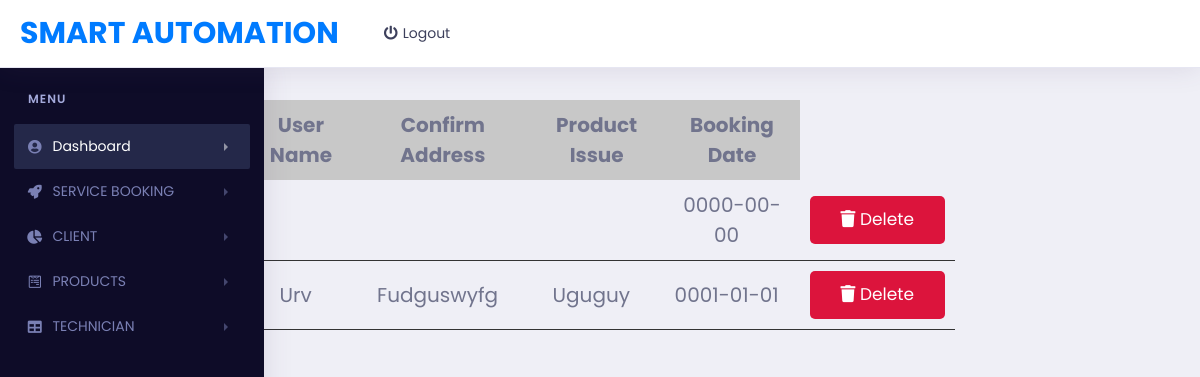
Page /servicebooka.php on the committed database.
### tables this page shows
CREATE TABLE IF NOT EXISTS `service_book` (
  `id` int NOT NULL AUTO_INCREMENT,
  `U_name` varchar(20) NOT NULL,
  `Confirm_Address` varchar(60) NOT NULL,
  `Issue_text` varchar(20) NOT NULL,
  `dt_book` date NOT NULL,
  PRIMARY KEY (`id`),
  UNIQUE KEY `U_name` (`U_name`)
);

### servicebooka.php (the view, shortened to what this page needs)
<?php
require("panel_new.php");
?>
<?php
$conn = mysqli_connect('localhost','root','','demo');
?>
<!DOCTYPE html>
<html lang="en">
<head>
   <link rel="stylesheet" href="https://cdnjs.cloudflare.com/ajax/libs/font-awesome/5.15.4/css/all.min.css">
   <link rel="stylesheet" href="admin.css">
</head>
<body>
<div class="container">
   <?php
   $select = mysqli_query($conn, "SELECT * FROM service_book ");
   ?>
   <div class="product-display">
      <table class="product-display-table">
         <thead>
         <tr>
                                        <th> User Name  </th>
                                        <th> Confirm Address </th>
                                        <th> Product issue </th>
                                        <th> Booking Date  </th>
         </tr>
         </thead>
         <?php while($row = mysqli_fetch_assoc($select)){ ?>
         <tr>
                                            <td><?php echo $row['U_name'];?> &nbsp; </td>
                                            <td><?php echo $row['Confirm_Address'];?> &nbsp;</td>
                                            <td><?php echo $row['Issue_text'];?> &nbsp; </td>
                                            <td><?php echo $row['dt_book'];?> &nbsp; </td>
            <td>
               <a href="servicebooka.php?delete=<?php echo $row['id']; ?>" class="btn"  onclick="return confirm('Are you sure you want to Delete');"> <i class="fas fa-trash"></i> delete </a>
            </td>
         </tr>
      <?php } ?>
      </table>
   </div>
</div>
</body>
</html>

### assets/libs/css/style.css (style rules this page uses)
body { font-family: 'Circular Std Book'; font-style: normal; font-weight: normal; font-size: 14px; color: #71748d; background-color: #efeff6; -webkit-font-smoothing: antialiased; }

### admin.css (style rules this page uses)
:root { --green:#27ae60; --black:#333; --white:#fff; --bg-color:#c8c8c8; --box-shadow:0 .5rem 1rem rgba(0,0,0,.1); --border:.1rem solid var(--black); }
* { font-family: 'Poppins', sans-serif; margin:0; padding:0; box-sizing: border-box; outline: none; border:none; text-decoration: none; text-transform: capitalize; }
html { font-size: 62.5%; overflow-x: hidden; }
.btn { display: block; width: 100%; cursor: pointer; border-radius: .5rem; margin-top: 1rem; font-size: 1.7rem; padding:1rem 3rem; background: var(--green); color:var(--white); text-align: center; }
.container { max-width: 750px; padding:2rem; margin:0 auto; }
.product-display { margin:2rem 0; }
.product-display .product-display-table { width: 100%; text-align: center; }
.product-display .product-display-table thead { background: var(--bg-color); }
.product-display .product-display-table th { padding:1rem; font-size: 2rem; }
.product-display .product-display-table td { padding:1rem; font-size: 2rem; border-bottom: var(--border); }
.product-display .product-display-table .btn:first-child { margin-top: 0; }
.product-display .product-display-table .btn:last-child { background: crimson; }

### rows in the picture
service_book: dt_book "0000-00-00"
service_book: U_name "Urv", Confirm_Address "Fudguswyfg", Issue_text "Uguguy", dt_book "0001-01-01"
